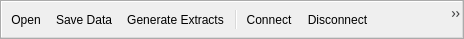
<?xml version="1.0" encoding="UTF-8"?>
<ui version="4.0">
 <class>pqMainControlsToolbar</class>
 <widget class="QToolBar" name="pqMainControlsToolbar">
  <property name="geometry">
   <rect>
    <x>0</x>
    <y>0</y>
    <width>464</width>
    <height>39</height>
   </rect>
  </property>
  <property name="windowTitle">
   <string>Main Controls</string>
  </property>
  <property name="orientation">
   <enum>Qt::Horizontal</enum>
  </property>
  <action name="actionOpenData">
   <property name="icon">
    <iconset resource="../../../Components/Resources/pqComponents.qrc">
     <normaloff>:/pqWidgets/Icons/pqOpen.svg</normaloff>:/pqWidgets/Icons/pqOpen.svg</iconset>
   </property>
   <property name="text">
    <string>Open...</string>
   </property>
   <property name="statusTip">
    <string>Open</string>
   </property>
   <property name="PV_MUST_BE_MASTER_TO_SHOW" stdset="0">
    <bool>true</bool>
   </property>
  </action>
  <action name="actionSaveData">
   <property name="icon">
    <iconset resource="../../../Components/Resources/pqComponents.qrc">
     <normaloff>:/pqWidgets/Icons/pqSave.svg</normaloff>:/pqWidgets/Icons/pqSave.svg</iconset>
   </property>
   <property name="text">
    <string>Save Data...</string>
   </property>
   <property name="PV_MUST_BE_MASTER_TO_SHOW" stdset="0">
    <bool>true</bool>
   </property>
  </action>
  <action name="actionServerConnect">
   <property name="icon">
    <iconset resource="../../../Components/Resources/pqComponents.qrc">
     <normaloff>:/pqWidgets/Icons/pqConnect.svg</normaloff>:/pqWidgets/Icons/pqConnect.svg</iconset>
   </property>
   <property name="text">
    <string>&amp;Connect...</string>
   </property>
   <property name="statusTip">
    <string>Connect</string>
   </property>
  </action>
  <action name="actionServerDisconnect">
   <property name="icon">
    <iconset resource="../../../Components/Resources/pqComponents.qrc">
     <normaloff>:/pqWidgets/Icons/pqDisconnect.svg</normaloff>:/pqWidgets/Icons/pqDisconnect.svg</iconset>
   </property>
   <property name="text">
    <string>&amp;Disconnect</string>
   </property>
   <property name="statusTip">
    <string>Disconnect</string>
   </property>
  </action>
  <action name="actionUndo">
   <property name="icon">
    <iconset>
     <normaloff>:pqWidgets/Icons/pqUndo.svg</normaloff>:pqWidgets/Icons/pqUndo.svg</iconset>
   </property>
   <property name="text">
    <string>&amp;Undo</string>
   </property>
  </action>
  <action name="actionRedo">
   <property name="icon">
    <iconset resource="../../../Components/Resources/pqComponents.qrc">
     <normaloff>:/pqWidgets/Icons/pqRedo.svg</normaloff>:/pqWidgets/Icons/pqRedo.svg</iconset>
   </property>
   <property name="text">
    <string>&amp;Redo</string>
   </property>
  </action>
  <action name="actionAutoApply">
   <property name="checkable">
    <bool>true</bool>
   </property>
   <property name="icon">
    <iconset resource="../../../Components/Resources/pqComponents.qrc">
     <normaloff>:/pqWidgets/Icons/pqAutoApply.svg</normaloff>:/pqWidgets/Icons/pqAutoApply.svg</iconset>
   </property>
   <property name="text">
    <string>Auto Apply</string>
   </property>
   <property name="toolTip">
    <string>Apply changes to parameters automatically</string>
   </property>
  </action>
  <action name="actionQuery">
   <property name="checkable">
    <bool>false</bool>
   </property>
   <property name="enabled">
    <bool>true</bool>
   </property>
   <property name="icon">
    <iconset resource="../../../Components/Resources/pqComponents.qrc">
     <normaloff>:/pqWidgets/Icons/pqFindData.svg</normaloff>:/pqWidgets/Icons/pqFindData.svg</iconset>
   </property>
   <property name="text">
    <string>Find data...</string>
   </property>
   <property name="toolTip">
    <string>Find data matching various criteria from the current source (v)</string>
   </property>
  </action>
  <action name="actionLoadPalette">
   <property name="icon">
    <iconset resource="../../../Components/Resources/pqComponents.qrc">
     <normaloff>:/pqWidgets/Icons/pqPalette.svg</normaloff>:/pqWidgets/Icons/pqPalette.svg</iconset>
   </property>
   <property name="text">
    <string>Load Palette</string>
   </property>
   <property name="toolTip">
    <string>Load a color palette</string>
   </property>
  </action>
  <action name="actionDelete">
   <property name="icon">
    <iconset resource="../../../Components/Resources/pqComponents.qrc">
     <normaloff>:/pqWidgets/Icons/pqResetSession.svg</normaloff>:/pqWidgets/Icons/pqResetSession.svg</iconset>
   </property>
   <property name="text">
    <string>ResetSession</string>
   </property>
   <property name="toolTip">
    <string>Reset Session</string>
   </property>
   <property name="statusTip">
    <string>Reset Session</string>
   </property>
  </action>
  <action name="actionGenerateExtracts">
   <property name="icon">
    <iconset resource="../../../Components/Resources/pqComponents.qrc">
     <normaloff>:/pqWidgets/Icons/pqExportScene.svg</normaloff>:/pqWidgets/Icons/pqExportScene.svg</iconset>
   </property>
   <property name="text">
    <string>Generate Extracts</string>
   </property>
   <property name="toolTip">
    <string>Generate Extracts</string>
   </property>
  </action>
  <action name="actionSaveState">
   <property name="icon">
    <iconset resource="../../../Components/Resources/pqComponents.qrc">
     <normaloff>:/pqWidgets/Icons/pqSaveState.svg</normaloff>:/pqWidgets/Icons/pqSaveState.svg</iconset>
   </property>
   <property name="text">
    <string>Save State</string>
   </property>
   <property name="toolTip">
    <string>Save State</string>
   </property>
  </action>
  <action name="actionSaveCatalystState">
   <property name="icon">
    <iconset resource="../../../Components/Resources/pqComponents.qrc">
     <normaloff>:/pqWidgets/Icons/pqCatalyst.svg</normaloff>:/pqWidgets/Icons/pqCatalyst.svg</iconset>
   </property>
   <property name="text">
    <string>Save Catalyst State</string>
   </property>
   <property name="toolTip">
    <string>Save Catalyst State</string>
   </property>
  </action>
  <addaction name="actionOpenData"/>
  <addaction name="actionSaveData"/>
  <addaction name="actionGenerateExtracts"/>
  <addaction name="separator"/>
  <addaction name="actionServerConnect"/>
  <addaction name="actionServerDisconnect"/>
  <addaction name="actionDelete"/>
  <addaction name="separator"/>
  <addaction name="actionUndo"/>
  <addaction name="actionRedo"/>
  <addaction name="separator"/>
  <addaction name="actionAutoApply"/>
  <addaction name="actionQuery"/>
  <addaction name="actionLoadPalette"/>
  <addaction name="separator"/>
  <addaction name="actionSaveState"/>
  <addaction name="actionSaveCatalystState"/>
 </widget>
 <resources>
  <include location="../../../Components/Resources/pqComponents.qrc"/>
 </resources>
 <connections/>
</ui>
